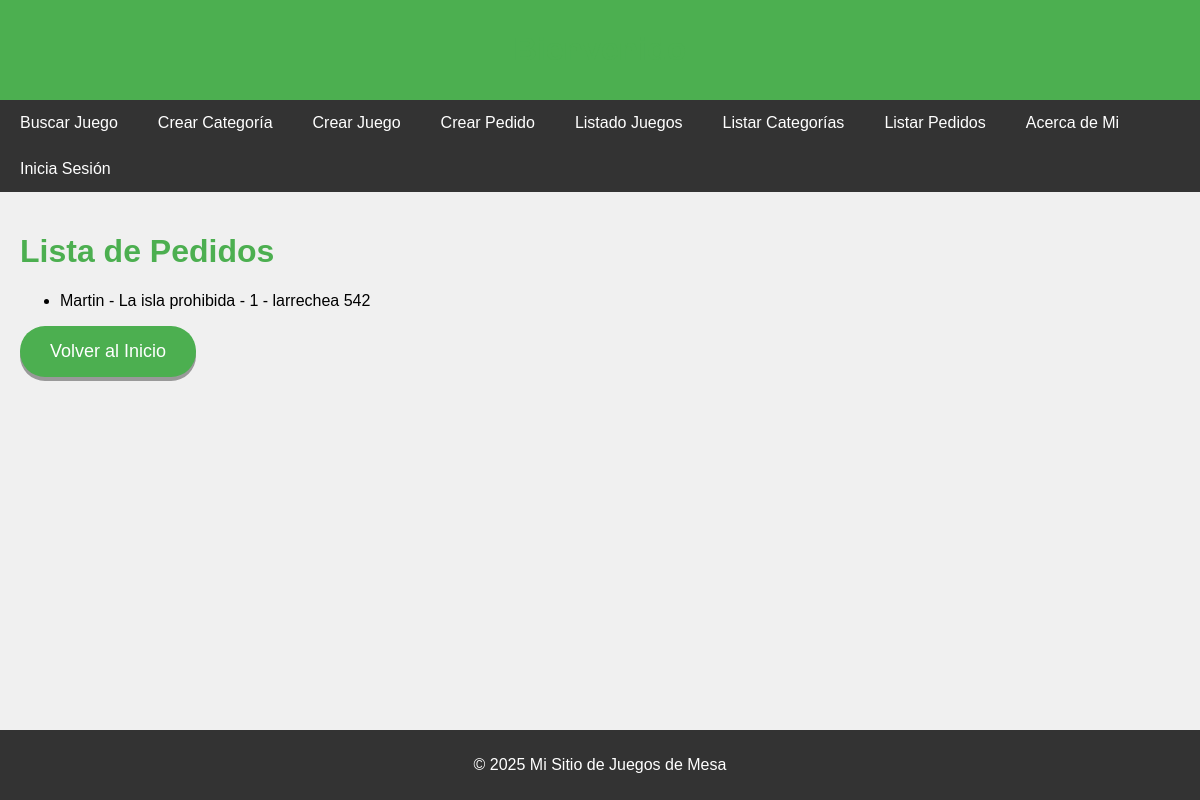
Page /lista_pedidos/ on the committed database.
### app_juegos/models.py (models this page shows, shortened)
class Pedido(models.Model):
    cliente = models.CharField(max_length=100)
    juego = models.ForeignKey('Juego', on_delete=models.CASCADE)
    cantidad = models.IntegerField()
    direccion = models.CharField(max_length=255)
    fecha_pedido = models.DateTimeField(auto_now_add=True)

class Juego(models.Model):
    nombre = models.CharField(max_length=100)
    descripcion = models.TextField()
    precio = models.DecimalField(max_digits=10, decimal_places=2)
    categoria = models.ForeignKey('Categoria', on_delete=models.CASCADE)
    stock = models.IntegerField()

### app_juegos/views.py (the view)
# urls.py: path('lista_pedidos/', views.lista_pedidos, name='lista_pedidos'),
def lista_pedidos(request):
    pedidos = Pedido.objects.all()
    return render(request, 'app_juegos/pedidos_list.html' , {'pedidos' : pedidos})

### app_juegos/templates/app_juegos/pedidos_list.html (shortened to what this page needs)
{% extends 'app_juegos/base.html' %}
{% block content %}
<h1>Lista de Pedidos</h1>
<ul>
    {% for pedido in pedidos %}
        <li>{{ pedido.cliente }} - {{ pedido.juego.nombre }} - {{ pedido.cantidad }} - {{ pedido.direccion }}</li>
    {% endfor %}
</ul>
<a href="{% url 'app_juegos:inicio' %}" style="
display: inline-block;
padding: 15px 30px;
font-size: 18px;
color: white;
background-color: #4CAF50;
border: none;
border-radius: 25px;
cursor: pointer;
box-shadow: 0 4px #999;
text-decoration: none;
transition: background-color 0.3s, box-shadow 0.3s, transform 0.3s; " onmouseover="this.style.backgroundColor='#45a049'; this.style.boxShadow='0 8px #666';" onmouseout="this.style.backgroundColor='#4CAF50'; this.style.boxShadow='0 4px #999';" onmousedown="this.style.backgroundColor='#45a049'; this.style.boxShadow='0 4px #666'; this.style.transform='translateY(4px)';" onmouseup="this.style.backgroundColor='#45a049'; this.style.boxShadow='0 8px #666'; this.style.transform='translateY(0)';"> Volver al Inicio </a>
{% endblock %}

### app_juegos/templates/app_juegos/base.html (style rules this page uses)
body { font-family: Arial, sans-serif; background-color: #f0f0f0; margin: 0; padding: 0; }
h1 { color: #4CAF50; }

### rows in the picture
Pedido: cliente "Martin", juego.nombre "La isla prohibida", cantidad "1", direccion "larrechea 542"
